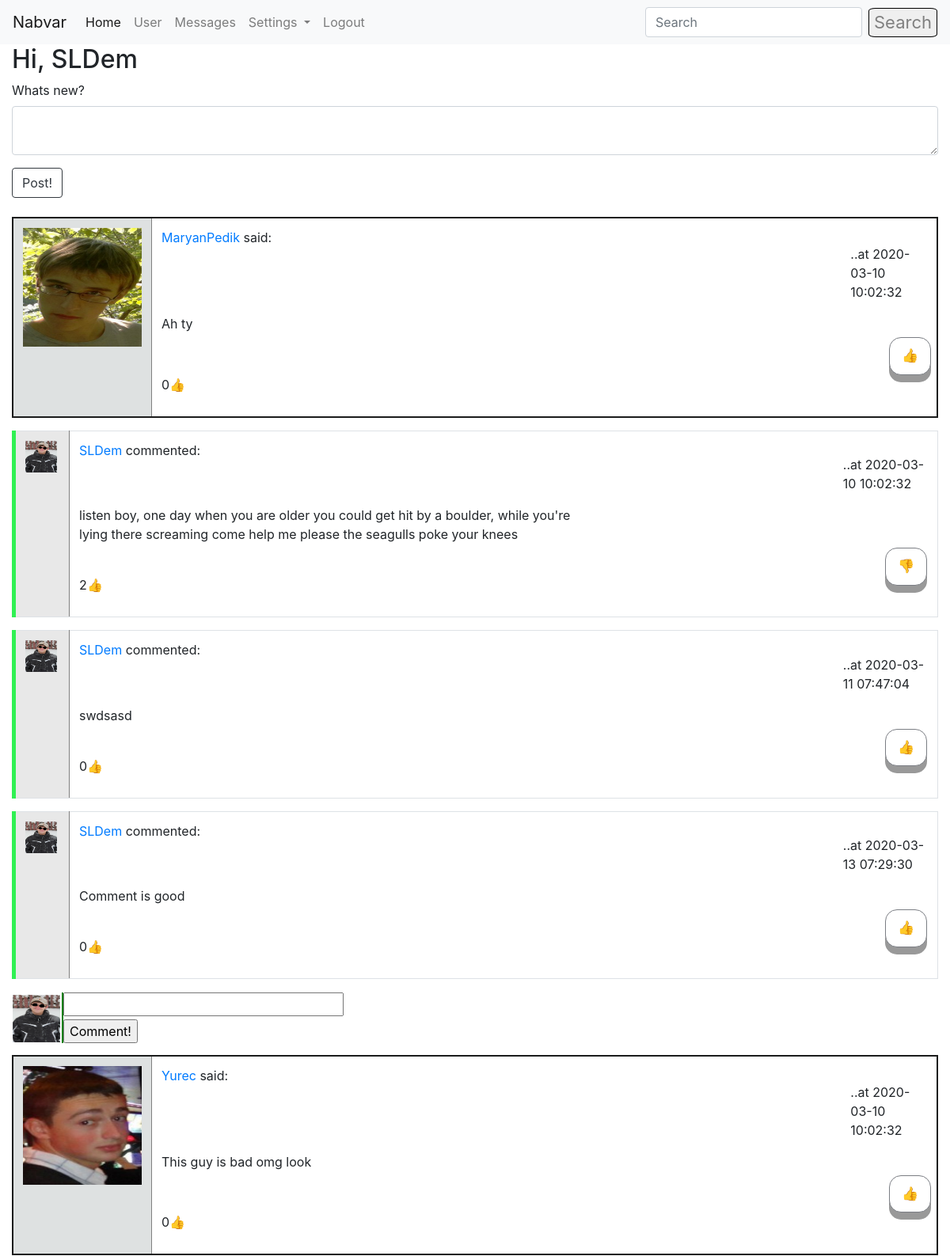
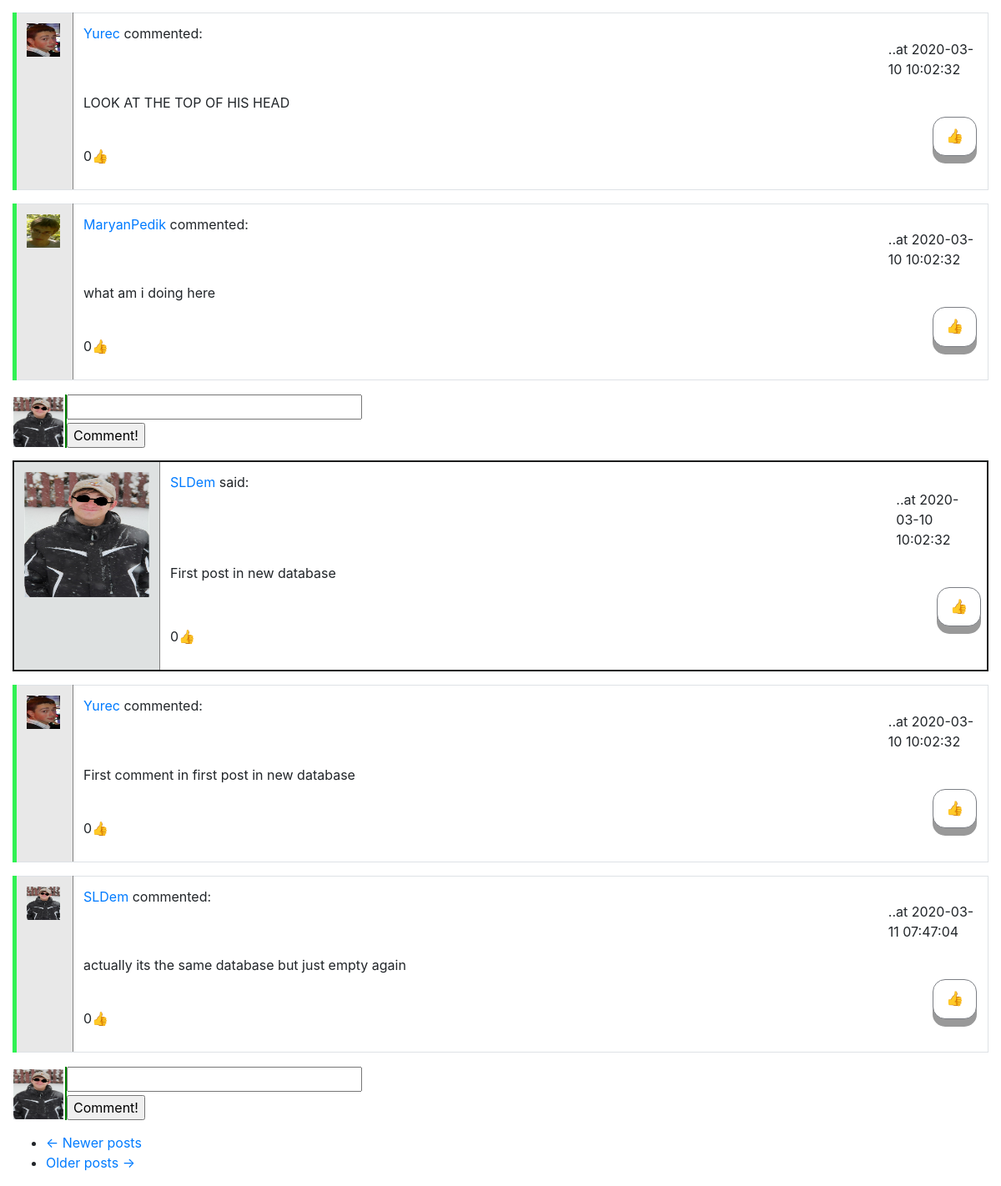
Screenshot of /home (signed in) with the database file from the repository (2 pictures, top to bottom).
### app/models.py (models this page shows, shortened)
class User(UserMixin, db.Model):
    id = db.Column(db.Integer, primary_key=True)
    username = db.Column(db.String(64), index=True, unique=True)
    email = db.Column(db.String(124), index=True, unique=True)
    password_hash = db.Column(db.String(128))
    about_me = db.Column(db.String(1024))
    last_seen = db.Column(db.DateTime, default=datetime.utcnow())
    avatar_set = db.Column(db.Boolean, default=False)
    posts = db.relationship("Post", backref='author', lazy='dynamic')
    comments = db.relationship("Comment", backref='commenter', lazy='dynamic')
    followed = db.relationship(
        'User', secondary=followers,
        primaryjoin=(followers.c.follower_id == id),
        secondaryjoin=(followers.c.followed_id == id),
        backref=db.backref('followers', lazy='dynamic'), lazy='dynamic')
    liked = db.relationship(
        'PostLike',
        foreign_keys='PostLike.user_id',
        backref='user', lazy='dynamic')
    comment_liked = db.relationship(
        'CommentLike',
        foreign_keys='CommentLike.user_id',
        backref='user', lazy='dynamic')
    messages_sent = db.relationship(
        'Message',
        foreign_keys='Message.sender_id',
        backref='author', lazy='dynamic')
    messages_received = db.relationship(
        'Message',
        foreign_keys='Message.recipient_id',
        backref='recipient', lazy='dynamic')
    def liked_post(self, post):
        return PostLike.query.filter(PostLike.user_id == self.id,
                                     PostLike.post_id == post.id).count() > 0
    def liked_comment(self, comment):
        return CommentLike.query.filter(CommentLike.user_id == self.id,
                                        CommentLike.comment_id == comment.id).count() > 0

class Post(db.Model):
    id = db.Column(db.Integer, primary_key=True)
    body = db.Column(db.String(140))
    timestamp = db.Column(db.DateTime, index=True, default=datetime.utcnow())
    user_id = db.Column(db.Integer, db.ForeignKey('user.id'))
    likes = db.relationship('PostLike', backref='post', lazy='dynamic')
    comments = db.relationship('Comment', backref='comment', lazy='dynamic')

class Comment(db.Model):
    id = db.Column(db.Integer, primary_key=True)
    body = db.Column(db.String(1028))
    timestamp = db.Column(db.DateTime(), default=datetime.utcnow(), index=True)
    post_id = db.Column(db.Integer, db.ForeignKey('post.id'))
    user_id = db.Column(db.Integer, db.ForeignKey('user.id'))
    comment_likes = db.relationship('CommentLike', backref='comment', lazy='dynamic')

### app/routes.py (the view)
@login_required
@app.route('/', methods=['POST', 'GET'])
@app.route('/home', methods=['POST', 'GET'])
def home():
    if current_user.is_authenticated:
        form = PostForm()
        if form.validate_on_submit():
            post = Post(body=form.post.data, author=current_user)
            db.session.add(post)
            db.session.commit()
            flash('Your post has been posted!')
            return redirect(url_for('home', post_id=post.id))
        page = request.args.get('page', 1, type=int)
        posts = Post.query.order_by(Post.timestamp.desc()).paginate(
            page, 5, False)
        next_url = url_for('home', page=posts.next_num if posts.has_next else None)
        prev_url = url_for('home', page=posts.prev_num if posts.has_prev else None)
        comments = Comment.query.all()
        return render_template('home.html', title='Home', form=form, user=user, username=current_user.username,
                               posts=posts.items, comments=comments, next_url=next_url, prev_url=prev_url)
    return redirect(url_for('login'))

### app/forms.py
class PostForm(FlaskForm):
    post = TextAreaField("Whats new?", validators=[DataRequired(), Length(min=1, max=1028)])
    submit = SubmitField('Post!')

### app/models.py (called while the page is built)
@login.user_loader
def load_user(id):
    return User.query.get(int(id))

### app/routes.py (called while the page is built)
@app.before_request
def before_request():
    if current_user.is_authenticated:
        current_user.last_seen = datetime.utcnow()
        db.session.commit()

### app/templates/home.html
{% extends "base.html" %}
{% import "bootstrap/wtf.html" as wtf %}
{% block app_content %}
    <h2>Hi, {{current_user.username}}</h2>
    {% if form %}
        {{ wtf.quick_form(form, button_map={'submit':'btn btn-outline-dark'}) }}
    {% endif %}
    <br>
    {% for post in posts %}
        {% include "_post.html" %}
    {% endfor %}
    <nav aria-label="...">
        <ul class="pager">
            <li class="previous{% if not prev_url %} disabled{% endif %}">
                <a href="{{ prev_url or '#' }}">
                    <span aria-hidden="true">&larr;</span> Newer posts
                </a>
            </li>
            <li class="next{% if not next_url %} disabled{% endif %}">
                <a href="{{ next_url or '#' }}">
                    Older posts <span aria-hidden="true">&rarr;</span>
                </a>
            </li>
        </ul>
    </nav>
{% endblock %}

### app/templates/_post.html (shortened to what this page needs)
<table class="table table-bordered">
    <tr style="border: solid; border-color: #1B1C1C; border-width: 2px;">
        <td width="70x" style="background-color: #DEE1E1; border-right: 1px solid grey;">
            <a href="{{ url_for('user', username=post.author.username) }}">
                {% if post.author.avatar_set %}
                    <img height="150px" width="150px" src="{{ url_for('static', filename=post.author.username + '.jpg') }}">
                {% else %}
                    <img style="border-style: solid; border-radius: 10%; border-color: black; border-width: 1px; background-color: white;" src="{{ avatars.robohash(post.author.username, size='150') }}" />
                {% endif %}
            </a>
        </td>
        <td>
            <p><a href="{{ url_for('user', username=post.author.username) }}">
                {{ post.author.username }}
            </a>said: </p> <p style="margin-left: 90%; margin-top: -2%;">..at {{post.timestamp.replace(microsecond=0)}}</p>
            <p style="width: 60%;" id="post{{ post.id }}">{{ post.body }}</p>
            {% if current_user.liked_post(post) %}
                <a href="{{ url_for('like_action', post_id=post.id, action='dislike') }}"><div class="button" style="margin-left: 95%; margin-top: -2%;">&#128078</div></a>
            {% else %}
                <a href="{{ url_for('like_action', post_id=post.id, action='like') }}"><div class="button" style="margin-left: 95%; margin-top: -2%;">&#128077</div></a>
            {% endif %}
            <p style="width: 11%;">{{ post.likes.count() }}&#128077</p>
        </td>
    </tr>
    {% for comment in comments %}
        {% if comment in post.comments %}
            {% include "_comment.html" %}
        {% endif %}
    {% endfor %}
</table>
<table>
    <tr>
        <td>
            {% if current_user.avatar_set %}
                <img style="margin-bottom: 20%;" height="60px" width="60px" src="{{ url_for('static', filename=current_user.username + '.jpg') }}">
            {% else %}
                <img style="border-style: solid; border-radius: 10%; border-color: black; border-width: 1px; background-color: white;" src="{{ avatars.robohash(current_user.username, size='30') }}" />
            {% endif %}
        </td>
        <td style="margin-right: 2%;">
            <form action="{{ url_for('comment', post_id=post.id) }}" method="post" style="margin-bottom: 4%; border-left: 2px solid green;">
            <input style="width: 100%; margin-bottom: 1%;" type=text name=comment>
            <input type=submit value=Comment!>
            </form>
        </td>
    </tr>
</table>

### app/templates/_comment.html
<table class="table table-bordered" style="border-left: 5px solid; border-color: #30F153">
    <tr>
        <td width="70x" style="background-color: #E8E8E8; border-right: 1px solid grey;">
            <a href="{{ url_for('user', username=comment.commenter.username) }}">
                {% if comment.commenter.avatar_set %}
                    <img height="40px" width="40px" src="{{ url_for('static', filename=comment.commenter.username + '.jpg') }}">
                {% else %}
                    <img style="border-style: solid; border-radius: 10%; border-color: black; border-width: 1px; background-color: white;" src="{{ avatars.robohash(comment.commenter.username, size='40') }}" />
                {% endif %}
            </a>
        </td>
        <td>
            <p><a href="{{ url_for('user', username=comment.commenter.username) }}">
                {{ comment.commenter.username }}
            </a>commented: </p> <p style="margin-left: 90%; margin-top: -2%;">..at {{comment.timestamp.replace(microsecond=0)}}</p>
            <p style="width: 60%;">{{ comment.body }}</p>
            {% if current_user.liked_comment(comment) %}
                <a href="{{ url_for('comment_like_action', comment_id=comment.id, action='dislike') }}"><div class="button" style="margin-left: 95%; margin-top: -2%; margin-bottom: -10%;">&#128078</div></a>
            {% else %}
                <a href="{{ url_for('comment_like_action', comment_id=comment.id, action='like') }}"><div class="button" style="margin-left: 95%; margin-top: -2%; margin-bottom: -10%;">&#128077</div></a>
            {% endif %}
            <p style="width: 11%;">{{ comment.comment_likes.count() }}&#128077</p>
        </td>
    </tr>
</table>

### app/templates/base.html (style rules this page uses)
.button { outline: none !important; display: inline-block; padding: 10px 15px; font-size: 17px; cursor: pointer; text-align: center; text-decoration: none; outline: none; color: black !important; background-color: white; border: solid; border-color: #7B7E84; border-width: 1px; border-radius: 15px; box-shadow: 0 9px #999; }

### rows the page displays
User: username "SLDem"
Post: username (picture), author.username "MaryanPedik", timestamp.replace "2020-03-10 10:02:32", body "Ah ty", likes.count "0"
Comment: username (picture), commenter.username "SLDem", timestamp.replace "2020-03-10 10:02:32", body "listen boy, one day when you are older you could get hit by a boulder, while you're lying there screaming come help me please the seagulls poke your knees", comment_likes.count "2"
Comment: username (picture), commenter.username "SLDem", timestamp.replace "2020-03-11 07:47:04", body "swdsasd", comment_likes.count "0"
Comment: username (picture), commenter.username "SLDem", timestamp.replace "2020-03-13 07:29:30", body "Comment is good", comment_likes.count "0"
Post: username (picture), author.username "Yurec", timestamp.replace "2020-03-10 10:02:32", body "This guy is bad omg look", likes.count "0"
Comment: username (picture), commenter.username "Yurec", timestamp.replace "2020-03-10 10:02:32", body "LOOK AT THE TOP OF HIS HEAD", comment_likes.count "0"
Comment: username (picture), commenter.username "MaryanPedik", timestamp.replace "2020-03-10 10:02:32", body "what am i doing here", comment_likes.count "0"
Post: username (picture), author.username "SLDem", timestamp.replace "2020-03-10 10:02:32", body "First post in new database", likes.count "0"
Comment: username (picture), commenter.username "Yurec", timestamp.replace "2020-03-10 10:02:32", body "First comment in first post in new database", comment_likes.count "0"
Comment: username (picture), commenter.username "SLDem", timestamp.replace "2020-03-11 07:47:04", body "actually its the same database but just empty again", comment_likes.count "0"
